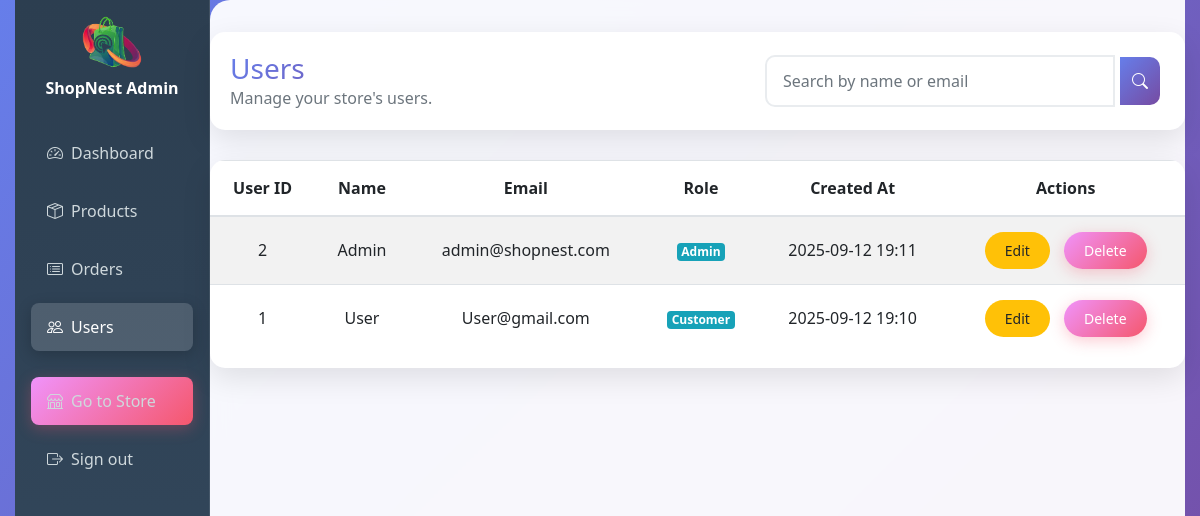
/Admin/users.php, run on the app's committed database.
### tables this page shows
CREATE TABLE `users` (
  `user_id` int(11) NOT NULL,
  `name` varchar(100) NOT NULL,
  `email` varchar(100) NOT NULL,
  `password` varchar(255) NOT NULL,
  `role_id` int(11) DEFAULT 2,
  `created_at` timestamp NOT NULL DEFAULT current_timestamp()
);

### Admin/users_table.php (the view, shortened to what this page needs)
<?php
include '../db.php';
$sql = "SELECT user_id, name, email, role_id, created_at FROM users";
$sql .= " ORDER BY user_id DESC";
$result = $conn->query($sql);
echo '<table class="table table-striped" id="usersTable">
        <thead>
            <tr>
                <th>User ID</th>
                <th>Name</th>
                <th>Email</th>
                <th>Role</th>
                <th>Created At</th>
                <th>Actions</th>
            </tr>
        </thead>
        <tbody>';
if ($result && $result->num_rows > 0) {
    while ($row = $result->fetch_assoc()) {
        $role = $row['role_id'] == 1 ? 'Admin' : ($row['role_id'] == 2 ? 'Customer' : 'Staff');
        echo "<tr>
                <td>{$row['user_id']}</td>
                <td>{$row['name']}</td>
                <td>{$row['email']}</td>
                <td><span class='badge badge-info'>{$role}</span></td>
                <td>" . date('Y-m-d H:i', strtotime($row['created_at'])) . "</td>
                <td>
                    <button class='btn btn-sm btn-warning edit-user' data-toggle='modal' data-target='#editUserModal'
                        data-id='{$row['user_id']}' data-name='{$row['name']}' data-email='{$row['email']}' data-role='{$row['role_id']}' data-status='1'>Edit</button>
                    <button class='btn btn-sm btn-danger delete-user' data-id='{$row['user_id']}'>Delete</button>
                </td>
              </tr>";
    }
} else {
    echo "<tr><td colspan='6'>No users found.</td></tr>";
}
echo "</tbody></table>";
?>

### Admin/users.php (style rules this page uses)
:root { --primary-gradient: linear-gradient(135deg, #667eea 0%, #764ba2 100%); --secondary-gradient: linear-gradient(135deg, #f093fb 0%, #f5576c 100%); --success-gradient: linear-gradient(135deg, #4facfe 0%, #00f2fe 100%); --warning-gradient: linear-gradient(135deg, #43e97b 0%, #38f9d7 100%); --sidebar-bg: linear-gradient(180deg, #2c3e50 0%, #34495e 100%); --card-shadow: 0 10px 30px rgba(0,0,0,0.1); --hover-shadow: 0 20px 40px rgba(0,0,0,0.15); }
* { transition: all 0.3s cubic-bezier(0.4, 0, 0.2, 1); }
body { min-height: 100vh; background: linear-gradient(135deg, #667eea 0%, #764ba2 100%); font-family: 'Segoe UI', Tahoma, Geneva, Verdana, sans-serif; overflow-x: hidden; }
body::before { content: ''; position: fixed; top: 0; left: 0; width: 100%; height: 100%; animation: float 20s infinite linear; pointer-events: none; z-index: -1; }
.table th, .table td { vertical-align: middle; padding: 15px; text-align: center; }
.btn { border-radius: 25px; padding: 8px 20px; font-weight: 500; border: none; position: relative; overflow: hidden; margin: 0 5px; }
.btn-danger { background: var(--secondary-gradient); box-shadow: 0 4px 15px rgba(245, 87, 108, 0.3); }

### data on the page
users: user_id "2", name "Admin", email "admin@shopnest.com", role "Admin", created_at "2025-09-12 19:11"
users: user_id "1", name "User", email "User@gmail.com", role "Customer", created_at "2025-09-12 19:10"
